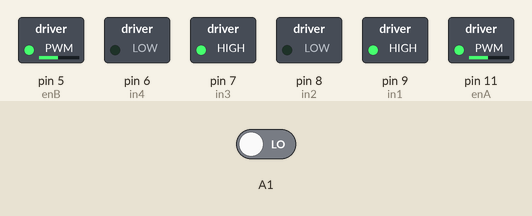
This sketch was run on a simulated Arduino Uno, built with avr-gcc and run on an emulated ATmega328P. Parts: switched loads named in the sketch (green lamp = pin HIGH). The inputs (shaded band) are chosen by the test bench; at power-on: A1 LOW. What the sketch prints to the serial monitor is not drawn.

Above: at 1.2 s.
1.3 s: A1 driven HIGH
At 2.2 s:
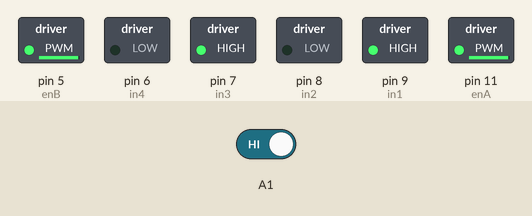
2.8 s: A1 driven LOW
At 3.4 s:
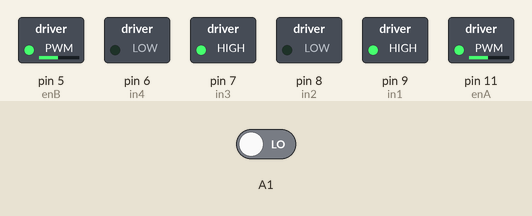
Timing chart, 0 to 5.8 s (numbered marks = the images above; inputs shaded):
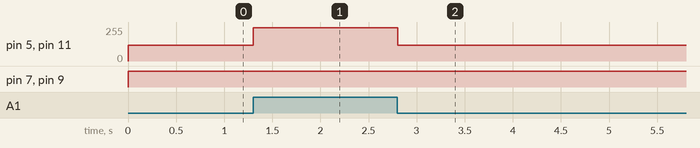

The sketch:

motors.ino
```cpp
int enA = 11 ;

int in1 = 9;

int in2 = 8;

// второй двигатель

int enB = 5;

int in3 = 7;

int in4 = 6;

void setup()

{

Serial.begin(9600);
pinMode(enA, OUTPUT);

pinMode(enB, OUTPUT);

pinMode(in1, OUTPUT);

pinMode(in2, OUTPUT);

pinMode(in3, OUTPUT);

pinMode(in4, OUTPUT);

}


void loop()

{

    bool nak = digitalRead(A1);
    if(nak == 1){
    analogWrite(enA, 250);
    analogWrite(enB, 250);
    }
    else{
    analogWrite(enA, 120);
    analogWrite(enB, 120);
    }
    Serial.println(nak);
    digitalWrite(in1, HIGH);
    digitalWrite(in2, LOW);
    digitalWrite(in3, HIGH);
    digitalWrite(in4, LOW);

}
```

Measured:
- after the input at 1.3 s, pin 5 (enB), pin 11 (enA): 120/255 → 250/255 at once
- after the input at 2.8 s, pin 5 (enB), pin 11 (enA): 250/255 → 120/255 at once
